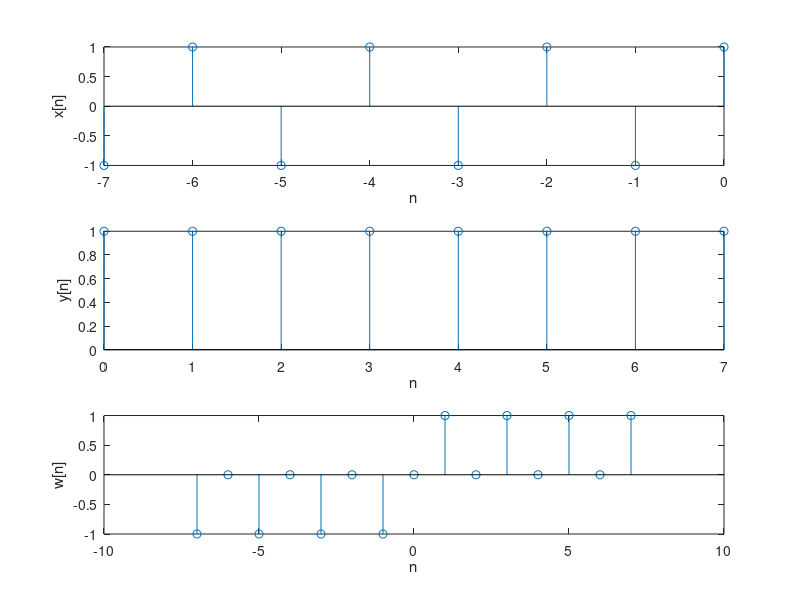

Here is the MATLAB script that generated this plot:
sx=-7; ex=0;
sy=0; ey=7;
dtx= sx:ex;
dty=sy:ey;
dtw= sx+sy : ex+ey;
x=(-1).^dtx;
y=ones(1,ey-sy+1);
w=conv(x,y);
subplot(3,1,1); stem(dtx,x); xlabel('n'); ylabel('x[n]')
subplot(3,1,2); stem(dty,y); xlabel('n'); ylabel('y[n]')
subplot(3,1,3); stem(dtw,w); xlabel('n'); ylabel('w[n]')
